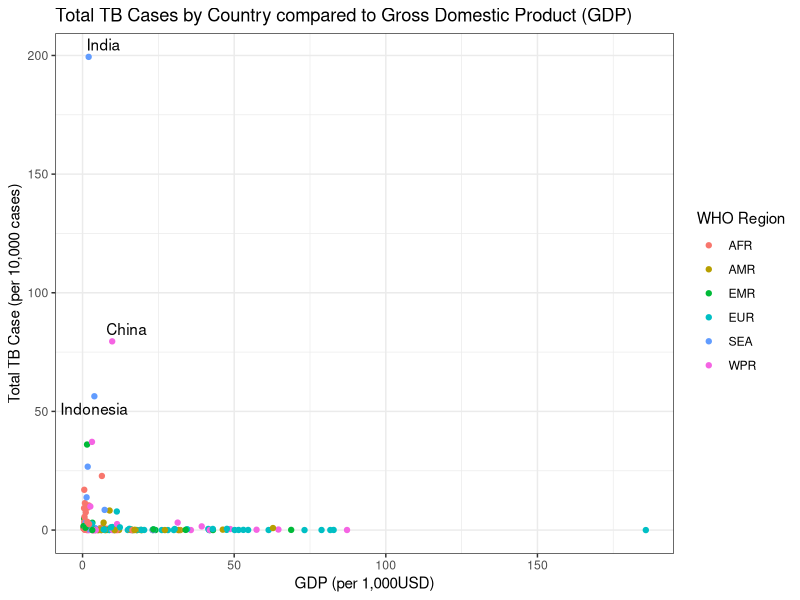
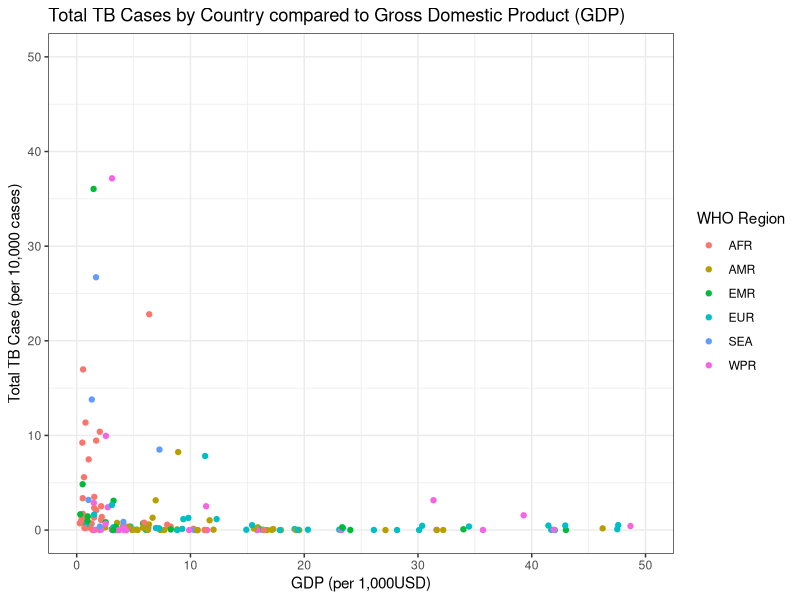
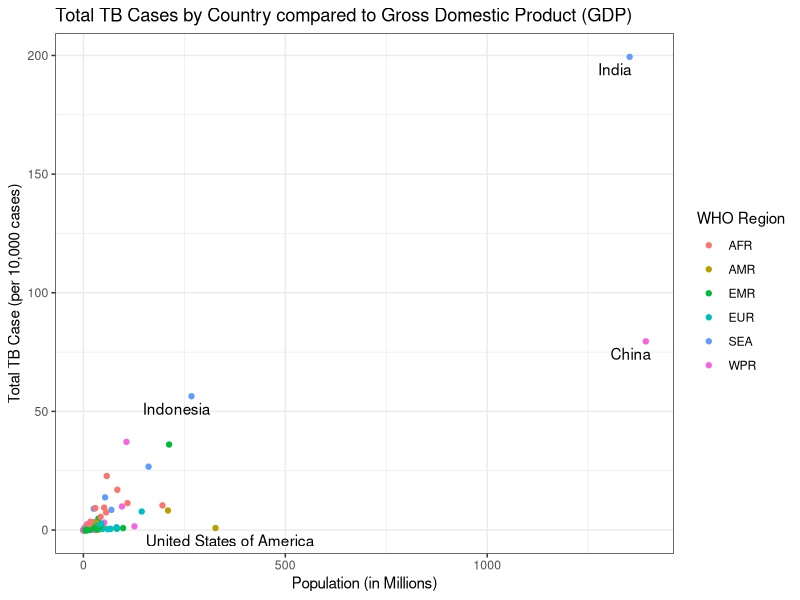
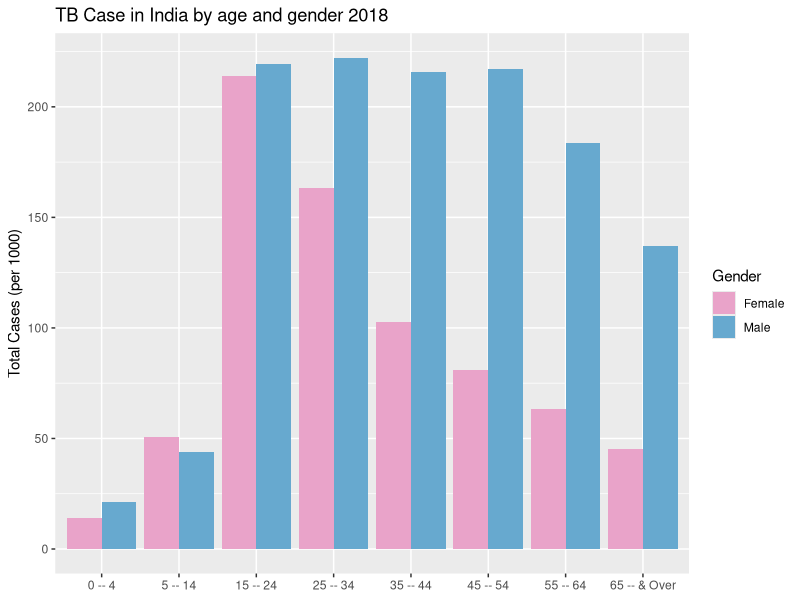
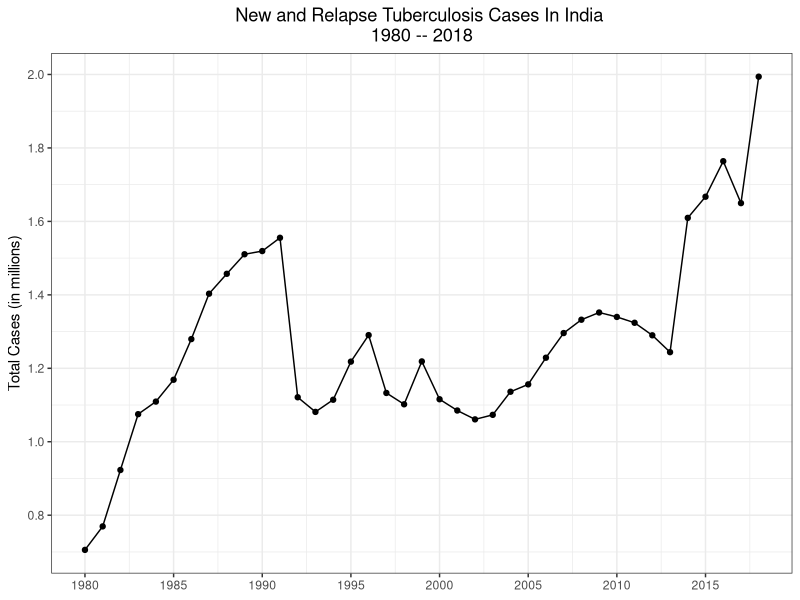

Here is the R script that generated these plots, in order:
## ---- chunk 1
knitr::opts_chunk$set(echo = TRUE, warning = FALSE, message = FALSE)
## ---- chunk 2
library(tidyverse)

## ---- chunk 3
who_raw <-  read.csv("../../../static/data/TB_notifications_2020-02-11.csv")

#GPD file contains 4 rows of instrusctions above the actually data, we can tell
#read.csv to skip these using the skip command
gpd_raw <-  read.csv("../../../static/data/API_NY.GDP.PCAP.CD_DS2_en_csv_v2_713080.csv",
                     skip = 4)


## ---- chunk 4

who1 <- who_raw %>% 
  #lets drop some columns not needed for our exploration, what each column means can be found in the CSV Data dictionary file
  select(-iso2
         ,-iso_numeric
         ,-(rdx_data_available:hiv_reg_new2)
         ,-(new_sp:rel_in_agesex_flg)
         ) %>%
  #Lets just look at new date
  filter(year >= 2013) %>% 
  #Move the values that are currently stored as variables to observations
  pivot_longer(cols = newrel_m04:newrel_sexunkageunk
               ,names_to = "key"
               ,values_to = "values"
              ) %>% 
  separate(col = key
           ,into = c("new","sexage")
          ,sep = "_"
          )  %>% 
  #the data set contains male, female and unknown
  mutate_if(is.character
            ,str_replace_all
            ,pattern = "sexunk"
            , replacement = "u"
            ) %>% 
  separate(col = sexage
           ,into = c("sex","age")
           ,sep = 1) %>% 
  mutate(age_start = case_when(
    str_detect(age, "65") ~ "65"
    ,(str_length(age) == 2) ~ str_match(age, "\\S")
    ,(str_length(age) == 3) ~ str_match(age, "\\S")
    ,(str_length(age) == 4) ~ str_match(age, "\\S\\S")
    
    ,TRUE ~ ""
    )
    ,age_end = case_when(
      str_detect(age, "65") ~ "& Over"
      ,(str_length(age) == 2) ~ str_match(age, "\\S$")
    ,(str_length(age) == 3) ~ str_match(age, "\\S\\S$")
    ,(str_length(age) == 4) ~ str_match(age, "\\S\\S$")
    ,TRUE ~ ""
    ))

#overall  WHO data is now cleaned and tidy.  
  
# Lets tidy up the GPD data so we can match it to our WHO data set
gdp1 <- gpd_raw %>% 
  select(-(Indicator.Name:X2012)
         ,-X2019
         ,-X) %>% 
  pivot_longer(cols = X2013:X2018
               ,names_to  = "year" 
               ,values_to = "gdp") %>% 
  mutate_if(is.character
            ,str_remove_all
            ,pattern = "X(?=\\d*)")  # regex to check for an X followed by a digit
  
## ---- chunk 5
who_combined <- who1 %>% 
  rename(Country.Code = iso3) %>% 
  mutate(year = as.character(year)) %>% 
  left_join(y = gdp1) %>% 
  select(-Country.Name)

## ---- chunk 6
g1 <- who_combined %>% 
  filter(str_detect(age,"014|15plus|u"),year == 2018) %>% 
  group_by(country) %>% 
  summarise(sum_tb_cases = (sum(values,na.rm = TRUE)/10000)
            ,gdp = first(gdp)/1000
            ,who_region = first(g_whoregion)) %>% 
  mutate(
         label = ifelse((sum_tb_cases>50), yes = as.character(country),no = "")) %>% 
  ggplot(aes(x = gdp, y = sum_tb_cases )) +
  geom_point(aes(color = who_region)) +
  ggrepel::geom_text_repel(aes(x = gdp, y = sum_tb_cases, label = label)) +
  labs(
    title = "Total TB Cases by Country compared to Gross Domestic Product (GDP)"
    ,x = "GDP (per 1,000USD)"
    ,y = "Total TB Case (per 10,000 cases)"
    ,color = "WHO Region"
    ) +
  theme_bw() 
g1
## ---- chunk 7
g2 <- who_combined %>% 
  filter(str_detect(age,"014|15plus|u"),year == 2018) %>% 
  group_by(country) %>% 
  summarise(sum_tb_cases = (sum(values,na.rm = TRUE)/10000)
            ,gdp = first(gdp)/1000
            ,who_region = first(g_whoregion)) %>% 
  mutate(
         label = ifelse((sum_tb_cases>50), yes = as.character(country),no = "")) %>% 
  ggplot(aes(x = gdp, y = sum_tb_cases )) +
  geom_point(aes(color = who_region)) +
  ggrepel::geom_text_repel(aes(x = gdp, y = sum_tb_cases, label = label)) +
  labs(
    title = "Total TB Cases by Country compared to Gross Domestic Product (GDP)"
    ,x = "GDP (per 1,000USD)"
    ,y = "Total TB Case (per 10,000 cases)"
    ,color = "WHO Region"
    ) +
  xlim(0,50) +
  ylim(0,50) +
  theme_bw() 

g2
## ---- chunk 8
pop_raw <-  read.csv("../../../static/data/API_SP.POP.TOTL_DS2_en_csv_v2_713131.csv"
                     ,skip = 4)
#If this looks famialer its because it is, the data set looks very simalar to the GDP data
#In the future this could be moved to a function to allow cleaning much easier
pop1 <- pop_raw %>% 
  select(-(Indicator.Name:X2012)
         ,-X2019
         ,-X) %>% 
  pivot_longer(cols = X2013:X2018
               ,names_to  = "year" 
               ,values_to = "population") %>% 
  mutate_if(is.character
            ,str_remove_all
            ,pattern = "X(?=\\d*)")

#now lets combine this into are overall data set

who_combined <- who_combined %>% 
  mutate(year = as.character(year)) %>% 
  left_join(y = pop1) %>% 
  select(-Country.Name)

#now lets Graph again

g3 <- who_combined %>% 
  filter(str_detect(age,"014|15plus|u"),year == 2018) %>% 
  group_by(country) %>% 
  summarise(sum_tb_cases = (sum(values,na.rm = TRUE)/10000)
            ,population = first(population)/1000000
            ,who_region = first(g_whoregion)) %>% 
  mutate(
         label = ifelse((population>250), yes = as.character(country),no = "")) %>%
  ggplot(aes(x = population, y = sum_tb_cases )) +
  geom_point(aes(color = who_region)) +
  ggrepel::geom_text_repel(aes(x = population, y = sum_tb_cases, label = label)) +
  labs(
    title = "Total TB Cases by Country compared to Gross Domestic Product (GDP)"
    ,x = "Population (in Millions)"
    ,y = "Total TB Case (per 10,000 cases)"
    ,color = "WHO Region"
    ) +
  theme_bw() 

 g3 

## ---- chunk 9

g4 <- who_combined %>% 
  filter(year == 2018
         ,country == "India"
         ,!(str_detect(age,"15plus|ageunk|u|014"))
         ,(str_detect(sex,"m|f"))
         )  %>% 
  mutate(age_range = glue::glue("{age_start} -- {age_end}")) %>% 
  ggplot(aes(x = reorder(age_range, as.numeric(age_start)), y = (values/1000), fill = sex)) +
  geom_col(position = "dodge") +
  labs(
    title = "TB Case in India by age and gender 2018"
    ,x    = NULL
    ,y    = "Total Cases (per 1000)"
    ,fill = "Gender") +
  scale_fill_manual(labels = c("Female","Male"), values = c("#e9a3c9","#67a9cf") )
  
g4
## ---- chunk 10
g5 <- who_raw %>% 
  filter(country == "India") %>% 
  select(year, c_newinc) %>% 
  ggplot(aes(x = year, y = c_newinc/1000000)) +
  geom_line() +
  geom_point() +
  labs(
    title = "New and Relapse Tuberculosis Cases In India \n1980 -- 2018"
    ,x    = NULL
    ,y    = "Total Cases (in millions)") +
  theme_bw() +
  theme(plot.title = element_text(hjust = 0.5)) + #center title 
  scale_x_continuous(breaks = seq(1980,2020,5)) +
  scale_y_continuous(breaks = scales::pretty_breaks(n=10))  #different way to add tick marks
g5
  
